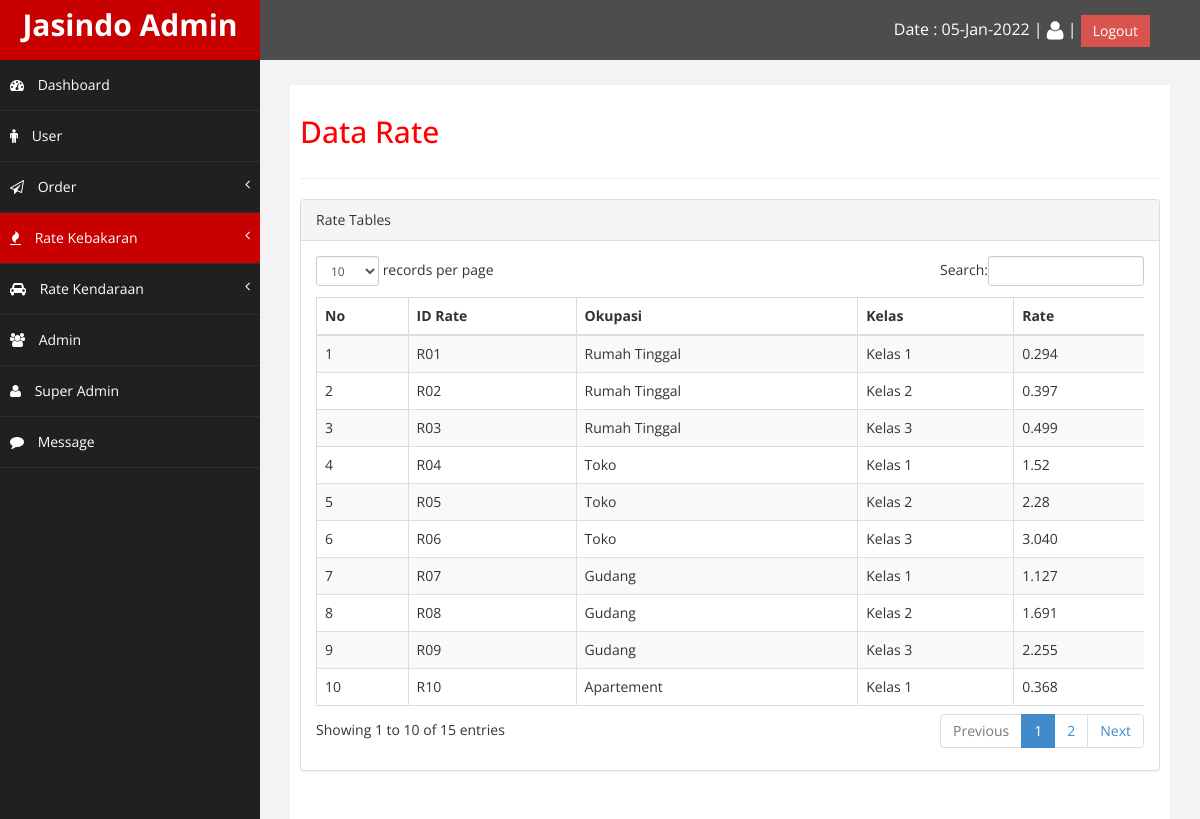
The app's page /admin/ratekebakaran.php (signed in) with its own data.
### tables this page shows
CREATE TABLE `rate_kebakaran` (
  `no` int(8) NOT NULL,
  `id_rate` varchar(10) NOT NULL,
  `id_okupasi` varchar(10) NOT NULL,
  `id_kelas` varchar(10) NOT NULL,
  `rate` varchar(10) NOT NULL
);

CREATE TABLE `okupasi` (
  `no` int(8) NOT NULL,
  `id_okupasi` varchar(10) NOT NULL,
  `kode_okupasi` varchar(10) NOT NULL,
  `keterangan` varchar(20) NOT NULL
);

CREATE TABLE `kelas_konstruksi` (
  `no` int(8) NOT NULL,
  `id_kelas` varchar(10) NOT NULL,
  `id_okupasi` varchar(10) NOT NULL,
  `kelas` varchar(10) NOT NULL
);

### admin/ratekebakaran.php (the view, shortened to what this page needs)
<!DOCTYPE html>
<html xmlns="http://www.w3.org/1999/xhtml">
<head>
    <link href="assets/css/bootstrap.css" rel="stylesheet" />
    <link href="assets/css/font-awesome.css" rel="stylesheet" />
    <link href="assets/css/custom.css" rel="stylesheet" />
    <link href="assets/js/dataTables/dataTables.bootstrap.css" rel="stylesheet" />
</head>
<body>
    <div id="wrapper">
        <nav class="navbar navbar-default navbar-cls-top " role="navigation" style="margin-bottom: 0">
            <div class="navbar-header">
                <a class="navbar-brand" href="beranda.php">Jasindo Admin</a>
            </div>
            <div style="color: white;
            padding: 15px 50px 5px 50px;
            float: right;
            font-size: 16px;"> Date : <?php echo date("d-M-Y"); ?> | <a href="profile.php" title="Profile" style="color: white;"><i class="fa fa-user fa-lg"></i></a> | <a href="logout.php" onclick="return konfirmasi()" class="btn btn-danger square-btn-adjust">Logout</a>
            </div>
        </nav>
                <nav class="navbar-default navbar-side" role="navigation">
                <div class="sidebar-collapse">
                <ul class="nav" id="main-menu">
                <li>
                <a href="beranda.php"><i class="fa fa-dashboard"></i> Dashboard</a>
                </li>
                <li>
                <a href="user.php"><i class="fa fa-male"></i> User</a>
                </li>
                <li>
                    <a href="#"><i class="fa fa-paper-plane-o"></i> Order<span class="fa arrow"></span></a>
                </li>
                <li>
                    <a class="active-menu" href="#"><i class="fa fa-fire"></i> Rate Kebakaran<span class="fa arrow"></span></a>
                </li>
                <li>
                    <a href="#"><i class="fa fa-automobile"></i> Rate Kendaraan<span class="fa arrow"></span></a>
                </li>
                <li>
                    <a href="admin.php"><i class="fa fa-users"></i> Admin</a>
                </li>
                <li>
                    <a href="superadmin.php"><i class="fa fa-user"></i> Super Admin</a>
                </li>
                <li>
                <a href="message.php"><i class="fa fa-comment"></i> Message</a>
                </li>
                </ul>
                </div>
                </nav>
        <div id="page-wrapper" >
            <div id="page-inner">
                <div class="row">
                    <div class="col-md-12">
                     <h2>Data Rate</h2>
                    </div>
                </div>
                 <hr />
            <div class="row">
                <div class="col-md-12">
                    <div class="panel panel-default">
                        <div class="panel-heading">
                             Rate Tables
                        </div>
                        <div class="panel-body">
                            <div class="table-responsive">
                                <table class="table table-striped table-bordered table-hover" id="dataTables-example">
                                    <thead>
                                        <tr>
                                            <th>No</th>
                                            <th>ID Rate</th>
                                            <th>Okupasi</th>
                                            <th>Kelas</th>
                                            <th>Rate</th>
                                        </tr>
                                    </thead>
                                    <tbody>
                                    <?php
                                      $query = mysql_query ("SELECT * FROM rate_kebakaran");
                                      $no=1;
                                      while ($var=mysql_fetch_array($query)) {
                                        $okupasi=mysql_fetch_array(mysql_query("SELECT keterangan FROM okupasi WHERE id_okupasi='$var[id_okupasi]'"));
                                        $kelas=mysql_fetch_array(mysql_query("SELECT kelas FROM kelas_konstruksi WHERE id_kelas='$var[id_kelas]'"));
                                    ?>
                                    <tr>
                                    <td><?php echo $no ?></td>
                                    <td><?php echo $var ['id_rate']; ?></td>
                                    <td><?php echo $okupasi ['keterangan']; ?></td>
                                    <td><?php echo $kelas ['kelas']; ?></td>
                                    <td><?php echo $var ['rate']; ?></td>
                                    </tr>
                                    <?php
                                    $no++;
                                    }
                                    ?>
                                    </tbody>
                                </table>
                            </div>
                        </div>
                    </div>
                </div>
            </div>
            </div>
        </div>
    </div>
</body>
</html>

### admin/assets/css/custom.css (style rules this page uses)
body { font-family: 'Open Sans', sans-serif; }
#wrapper { width: 100%; background:#202020; }
#page-wrapper { padding: 15px 15px; min-height: 600px; background:#F3F3F3; }
#page-inner { width:100%; margin:10px 20px 10px 0px; background-color:#fff!important; padding:10px; min-height:1200px; }
h2 { color: #f00; }
.square-btn-adjust { border: 0px solid transparent; -webkit-border-radius: 0px; -moz-border-radius: 0px; border-radius: 0px; }
.navbar-cls-top .navbar-brand { color: #fff; background: #C90000; width: 260px; text-align: center; height: 60px; font-size: 30px; font-weight: 700; }
.active-menu { background-color:#C90000!important; }
.arrow { float: right; }
.fa.arrow:before { content: "\f104"; }
.sidebar-collapse , .sidebar-collapse .nav { background:none; }
.sidebar-collapse .nav { padding:0; }
.sidebar-collapse .nav > li > a { color:#fff; background:#202020; text-shadow:none; }
.sidebar-collapse > .nav > li > a { padding:15px 10px; }
.sidebar-collapse > .nav > li { border-bottom: 1px solid rgba(107, 108, 109, 0.19); }
.navbar-side { border:none; background-color: #202020; }
.navbar-cls-top { background:#4D4D4D; border-bottom:none; }
.navbar-default { border:0px solid black; }
.navbar-header { background: #A70303; }
.nav > li > a > i { margin-right:10px; }
@media (min-width:768px) { #page-wrapper { margin: 0 0 0 260px; padding: 15px 30px; min-height: 1200px; } }
@media (min-width:768px) { .navbar-side { z-index: 1; position: absolute; width: 260px; } }
@media (min-width:768px) { .navbar { border-radius: 0px; } }

### records on screen
rate_kebakaran: id_rate "R01", okupasi.keterangan "Rumah Tinggal", kelas_konstruksi.kelas "Kelas 1", rate "0.294"
rate_kebakaran: id_rate "R02", okupasi.keterangan "Rumah Tinggal", kelas_konstruksi.kelas "Kelas 2", rate "0.397"
rate_kebakaran: id_rate "R03", okupasi.keterangan "Rumah Tinggal", kelas_konstruksi.kelas "Kelas 3", rate "0.499"
rate_kebakaran: id_rate "R04", okupasi.keterangan "Toko", kelas_konstruksi.kelas "Kelas 1", rate "1.52"
rate_kebakaran: id_rate "R05", okupasi.keterangan "Toko", kelas_konstruksi.kelas "Kelas 2", rate "2.28"
rate_kebakaran: id_rate "R06", okupasi.keterangan "Toko", kelas_konstruksi.kelas "Kelas 3", rate "3.040"
rate_kebakaran: id_rate "R07", okupasi.keterangan "Gudang", kelas_konstruksi.kelas "Kelas 1", rate "1.127"
rate_kebakaran: id_rate "R08", okupasi.keterangan "Gudang", kelas_konstruksi.kelas "Kelas 2", rate "1.691"
rate_kebakaran: id_rate "R09", okupasi.keterangan "Gudang", kelas_konstruksi.kelas "Kelas 3", rate "2.255"
rate_kebakaran: id_rate "R10", okupasi.keterangan "Apartement", kelas_konstruksi.kelas "Kelas 1", rate "0.368"
